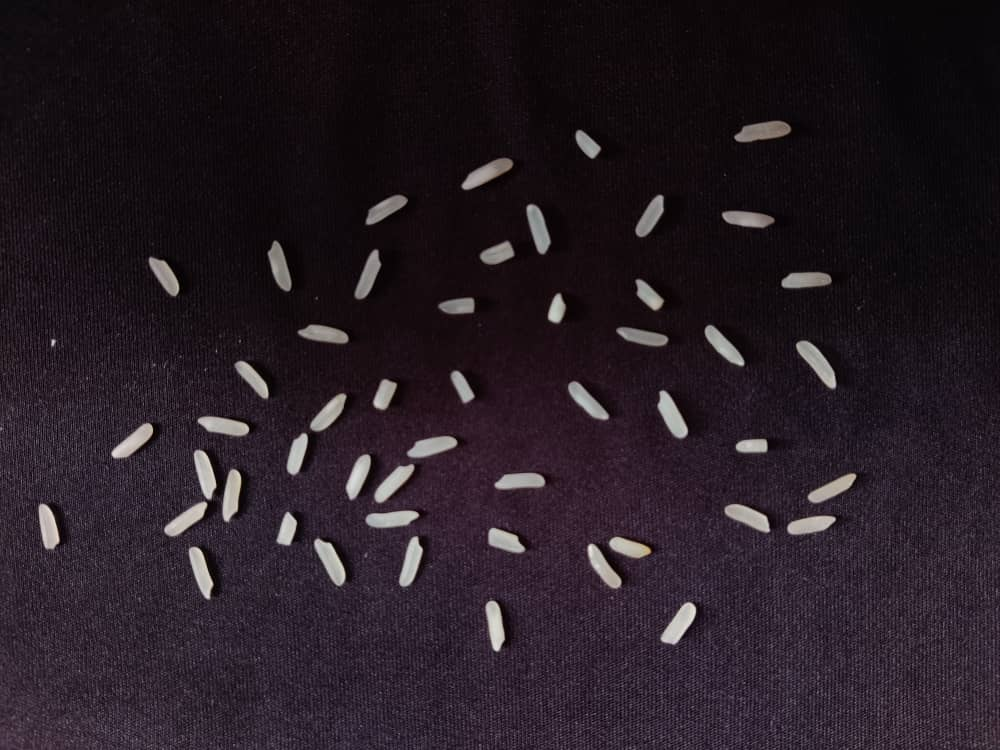
%> input picture rice.jpeg, 1000 x 750 px
$ octave --eval "result = read('rice.jpeg');"   (GNU Octave 9; MATLAB toolbox functions it lacks are replaced by stand-ins)
%> lines starting %> are read from the running program, lines starting %| are printed output that depends on the picture; in (x1, y1, x2, y2) boxes, pixels count from 0 and x2, y2 are one past the last pixel; in counts of white or black regions, pixels touching at a corner belong together; the program's own positions count from 1
function [a,I,bw] = read(img)
%> called with img = 'rice.jpeg'
    % AIN FATIHAH AIMAN BINTI MOHD YUSSUF
    a = imread(img); % read image
%> a is the input picture: size 750x1000x3 uint8; mean R, G, B 38.4, 28.7, 36.3
    I=rgb2gray(a); %comment this if the picture is in png, convert to grayscale image
    %I=a; % comment this if the picture is in other format than PNG
    figure, imshow(I),title('Greyscale ');
    figure, imhist(I),title('Graph of Grayscale image'); %look at the hist to get a threshold, e.g., 110
%> after `title('Graph of Grayscale image')`:
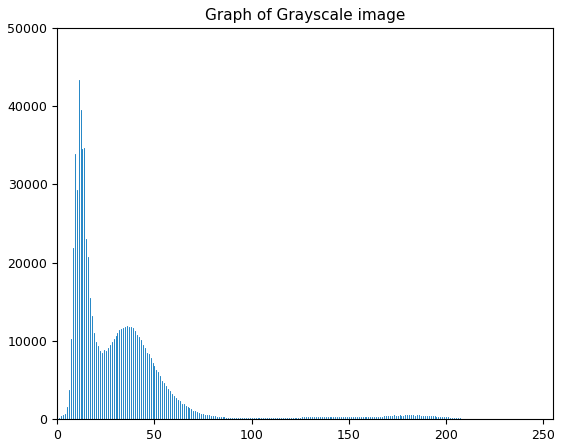
%> figure redrawn from the program's plot data; highest point at x = 11, y = 43338
    I = imadjust(I); % Adjust contrast
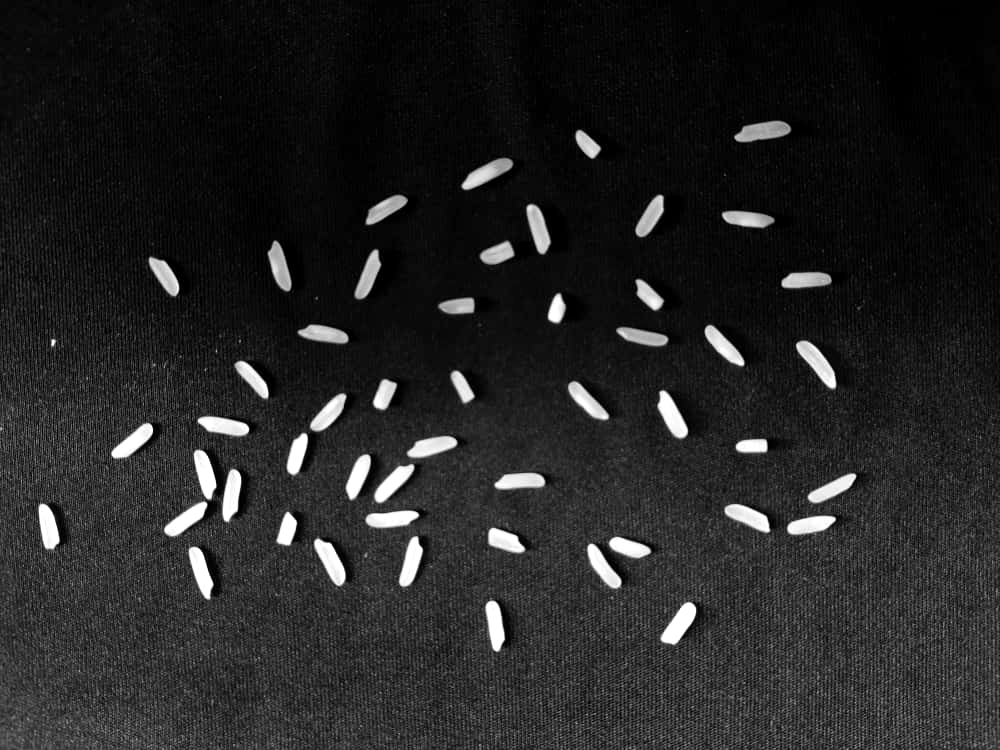
%> I: size 750x1000 uint8; min 0, max 255, mean 36.3
    figure,imshow(I),title('Increase Contrast')
    bw = imbinarize(I); % Convert to binary image
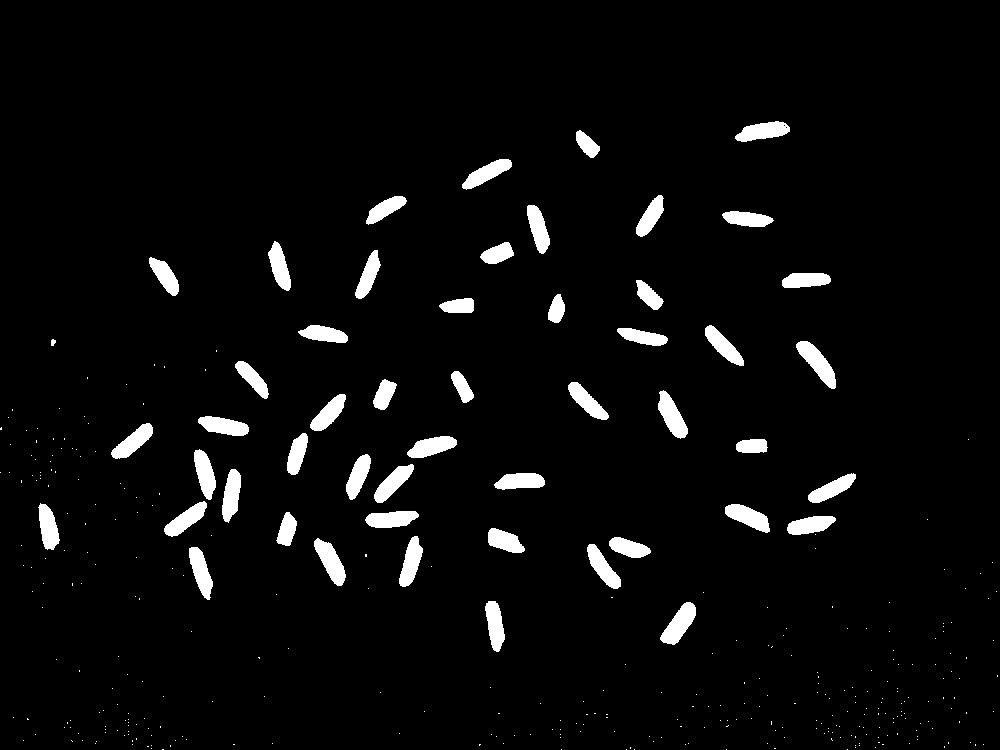
%> bw: size 750x1000 logical; 4.2% white; 367 white regions (316 under 20 px), largest, box (x1, y1, x2, y2) and area: (796, 341, 836, 389) 825, (660, 602, 696, 645) 795, (314, 538, 346, 586) 766
    bw = bwareaopen(bw,50);
    figure,imshow(bw),title('Binary') % Display binary image
    I = im2bw(bw);  % be sure your image is binary
end
